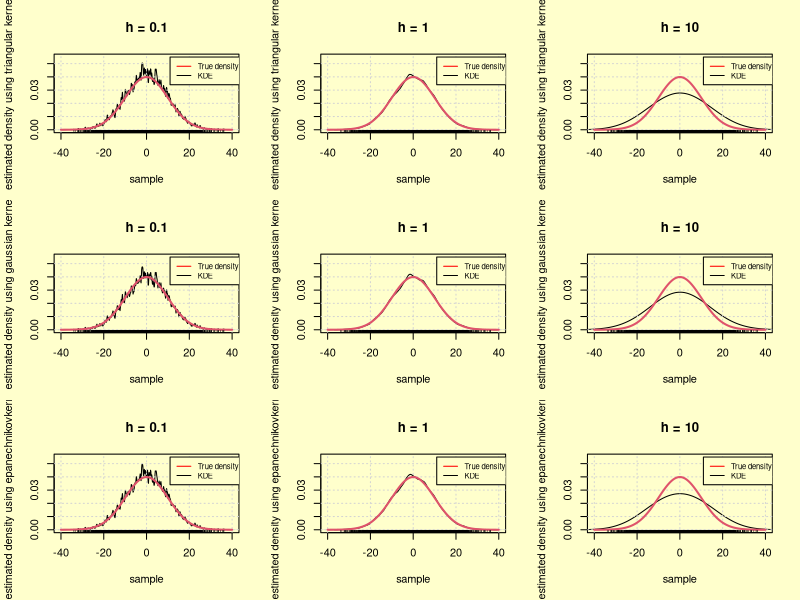

Reproduce this figure in R.
rm(list = ls())
set.seed(1234)
library(glue)


#kernel.gaussian <- function(x, sample, h){
#  n = length(sample)
#  return(dnorm(x, mean = sample, sd = h))
#}

#kde <- function(x, sample, h){
#  n = length(sample)
#  return((1/(n*h))*sum(kernel.gaussian(x, sample, h)))
#}

#curve(z(x, sample,1),
#      from = -40, to = 40,
#      main = glue("h = 1"),
#      xlab = 'sample',
#      ylab = 'estimated density',
#      add = TRUE)

#z <- Vectorize(kde, vectorize.args = 'x')

sample <- rnorm(10000, mean = 0, sd = 10)

par(mfrow=c(3,3), bg = "#FFFFCC")


for(i in 10^seq(-1,1,by=1)){
  plot(density(x = sample,
               kernel = 'triangular',
               bw = i),
       xlim = c(-40,40),
       ylim = c(0,0.055),
       main = glue("h = {i}"),
       xlab = 'sample',
       ylab = 'estimated density using triangular kernel'
  )
  grid()
  legend(
    11,0.055,legend=c("True density", "KDE"),
    col=c("red", "black"), lty=1, cex=0.7
  )
  curve(dnorm(x, mean = 0, sd = 10), col = 2, add = TRUE, lwd = 2)
  rug(sample)
}


for(i in 10^seq(-1,1,by=1)){
  plot(density(x = sample,
               kernel = 'gaussian',
               bw = i),
       xlim = c(-40,40),
       ylim = c(0,0.055),
       main = glue("h = {i}"),
       xlab = 'sample',
       ylab = 'estimated density using gaussian kernel'
  )
  grid()
  legend(
    11,0.055,legend=c("True density", "KDE"),
    col=c("red", "black"), lty=1, cex=0.7
  )
  curve(dnorm(x, mean = 0, sd = 10), col = 2, add = TRUE, lwd = 2)
  rug(sample)
}

###

for(i in 10^seq(-1,1,by=1)){
  plot(density(x = sample,
               kernel = 'epanechnikov',
               bw = i),
       xlim = c(-40,40),
       ylim = c(0,0.055),
       main = glue("h = {i}"),
       xlab = 'sample',
       ylab = 'estimated density using epanechnikovkernel'
  )
  grid()
  legend(
    11,0.055,legend=c("True density", "KDE"),
    col=c("red", "black"), lty=1, cex=0.7
  )
  curve(dnorm(x, mean = 0, sd = 10), col = 2, add = TRUE, lwd = 2)
  rug(sample)
}
